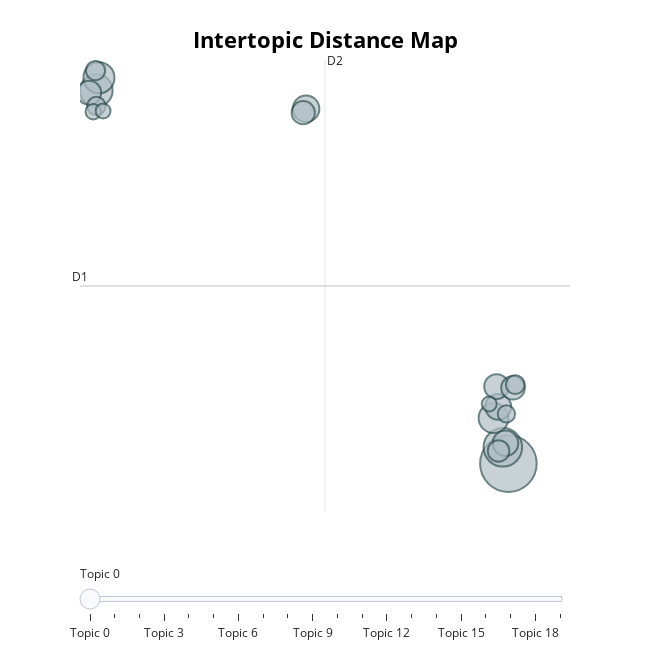

Notebook code for this chart:
### Code cell
model.visualize_topics()

### Figure 1 — Plotly figure (JSON) as saved in the notebook; plotly's stock layout.template omitted (floating-point values rounded to 4 significant figures)
{"data": [{"customdata": [[0, "writing | the | of | and | in", 172], [1, "vocabulary | the | of | and | comprehension", 80], [2, "mobile | learning | the | mall | of", 57], [3, "teachers | technology | the | of | and", 52], [4, "in | the | task | of | and", 48], [5, "call | of | the | learning | and", 38], [6, "game | games | and | learning | the", 36], [7, "pronunciation | the | of | to | and", 35], [8, "the | virtual | vr | of | in", 33], [9, "course | learning | blended | online | the", 31], [10, "intercultural | and | the | of | icc", 30], [11, "of | and | the | multimodal | in", 29], [12, "reading | the | of | and | to", 25], [13, "the | of | and | beliefs | in", 20], [14, "facebook | the | social | of | and", 19], [15, "flipped | the | in | and | classroom", 18], [16, "robot | the | rall | of | in", 16], [17, "storytelling | digital | the | stories | and", 13], [18, "pragmatics | fonf | pragmatic | of | the", 12], [19, "teachers | in | of | teacher | telecollaboration", 12]], "hovertemplate": "<b>Topic %{customdata[0]}</b><br>%{customdata[1]}<br>Size: %{customdata[2]}", "legendgroup": "", "marker": {"color": "#B0BEC5", "line": {"color": "DarkSlateGrey", "width": 2}, "size": [172, 80, 57, 52, 48, 38, 36, 35, 33, 31, 30, 29, 25, 20, 19, 18, 16, 13, 12, 12], "sizemode": "area", "sizeref": 0.1075, "symbol": "circle"}, "mode": "markers", "name": "", "orientation": "v", "showlegend": false, "type": "scatter", "x": [19.08, 18.78, -2.863, -2.725, 18.29, 8.306, 18.54, 18.92, 18.45, -3.245, 19.32, 8.154, 18.55, -2.907, 19.44, -2.858, 18.97, -3.025, 18.06, -2.504], "xaxis": "x", "y": [-12.54, -11.9, 1.966, 2.466, -10.77, 1.258, -10.33, -11.74, -9.541, 1.878, -9.59, 1.106, -12.04, 2.742, -9.469, 1.365, -10.61, 1.145, -10.22, 1.174], "yaxis": "y"}], "layout": {"annotations": [{"showarrow": false, "text": "D1", "x": -3.732, "y": -5.632, "yshift": 10}, {"showarrow": false, "text": "D2", "x": 9.314, "xshift": 10, "y": 3.153}], "height": 650, "hoverlabel": {"bgcolor": "white", "font": {"family": "Rockwell", "size": 16}}, "legend": {"itemsizing": "constant", "tracegroupgap": 0}, "margin": {"t": 60}, "shapes": [{"line": {"color": "#CFD8DC", "width": 2}, "type": "line", "x0": 9.314, "x1": 9.314, "y0": -14.42, "y1": 3.153}, {"line": {"color": "#9E9E9E", "width": 2}, "type": "line", "x0": -3.732, "x1": 22.36, "y0": -5.632, "y1": -5.632}], "sliders": [{"active": 0, "pad": {"t": 50}, "steps": [{"args": [{"marker.color": [["red", "#B0BEC5", "#B0BEC5", "#B0BEC5", "#B0BEC5", "#B0BEC5", "#B0BEC5", "#B0BEC5", "#B0BEC5", "#B0BEC5", "#B0BEC5", "#B0BEC5", "#B0BEC5", "#B0BEC5", "#B0BEC5", "#B0BEC5", "#B0BEC5", "#B0BEC5", "#B0BEC5", "#B0BEC5"]]}], "label": "Topic 0", "method": "update"}, {"args": [{"marker.color": [["#B0BEC5", "red", "#B0BEC5", "#B0BEC5", "#B0BEC5", "#B0BEC5", "#B0BEC5", "#B0BEC5", "#B0BEC5", "#B0BEC5", "#B0BEC5", "#B0BEC5", "#B0BEC5", "#B0BEC5", "#B0BEC5", "#B0BEC5", "#B0BEC5", "#B0BEC5", "#B0BEC5", "#B0BEC5"]]}], "label": "Topic 1", "method": "update"}, {"args": [{"marker.color": [["#B0BEC5", "#B0BEC5", "red", "#B0BEC5", "#B0BEC5", "#B0BEC5", "#B0BEC5", "#B0BEC5", "#B0BEC5", "#B0BEC5", "#B0BEC5", "#B0BEC5", "#B0BEC5", "#B0BEC5", "#B0BEC5", "#B0BEC5", "#B0BEC5", "#B0BEC5", "#B0BEC5", "#B0BEC5"]]}], "label": "Topic 2", "method": "update"}, {"args": [{"marker.color": [["#B0BEC5", "#B0BEC5", "#B0BEC5", "red", "#B0BEC5", "#B0BEC5", "#B0BEC5", "#B0BEC5", "#B0BEC5", "#B0BEC5", "#B0BEC5", "#B0BEC5", "#B0BEC5", "#B0BEC5", "#B0BEC5", "#B0BEC5", "#B0BEC5", "#B0BEC5", "#B0BEC5", "#B0BEC5"]]}], "label": "Topic 3", "method": "update"}, {"args": [{"marker.color": [["#B0BEC5", "#B0BEC5", "#B0BEC5", "#B0BEC5", "red", "#B0BEC5", "#B0BEC5", "#B0BEC5", "#B0BEC5", "#B0BEC5", "#B0BEC5", "#B0BEC5", "#B0BEC5", "#B0BEC5", "#B0BEC5", "#B0BEC5", "#B0BEC5", "#B0BEC5", "#B0BEC5", "#B0BEC5"]]}], "label": "Topic 4", "method": "update"}, {"args": [{"marker.color": [["#B0BEC5", "#B0BEC5", "#B0BEC5", "#B0BEC5", "#B0BEC5", "red", "#B0BEC5", "#B0BEC5", "#B0BEC5", "#B0BEC5", "#B0BEC5", "#B0BEC5", "#B0BEC5", "#B0BEC5", "#B0BEC5", "#B0BEC5", "#B0BEC5", "#B0BEC5", "#B0BEC5", "#B0BEC5"]]}], "label": "Topic 5", "method": "update"}, {"args": [{"marker.color": [["#B0BEC5", "#B0BEC5", "#B0BEC5", "#B0BEC5", "#B0BEC5", "#B0BEC5", "red", "#B0BEC5", "#B0BEC5", "#B0BEC5", "#B0BEC5", "#B0BEC5", "#B0BEC5", "#B0BEC5", "#B0BEC5", "#B0BEC5", "#B0BEC5", "#B0BEC5", "#B0BEC5", "#B0BEC5"]]}], "label": "Topic 6", "method": "update"}, {"args": [{"marker.color": [["#B0BEC5", "#B0BEC5", "#B0BEC5", "#B0BEC5", "#B0BEC5", "#B0BEC5", "#B0BEC5", "red", "#B0BEC5", "#B0BEC5", "#B0BEC5", "#B0BEC5", "#B0BEC5", "#B0BEC5", "#B0BEC5", "#B0BEC5", "#B0BEC5", "#B0BEC5", "#B0BEC5", "#B0BEC5"]]}], "label": "Topic 7", "method": "update"}, {"args": [{"marker.color": [["#B0BEC5", "#B0BEC5", "#B0BEC5", "#B0BEC5", "#B0BEC5", "#B0BEC5", "#B0BEC5", "#B0BEC5", "red", "#B0BEC5", "#B0BEC5", "#B0BEC5", "#B0BEC5", "#B0BEC5", "#B0BEC5", "#B0BEC5", "#B0BEC5", "#B0BEC5", "#B0BEC5", "#B0BEC5"]]}], "label": "Topic 8", "method": "update"}, {"args": [{"marker.color": [["#B0BEC5", "#B0BEC5", "#B0BEC5", "#B0BEC5", "#B0BEC5", "#B0BEC5", "#B0BEC5", "#B0BEC5", "#B0BEC5", "red", "#B0BEC5", "#B0BEC5", "#B0BEC5", "#B0BEC5", "#B0BEC5", "#B0BEC5", "#B0BEC5", "#B0BEC5", "#B0BEC5", "#B0BEC5"]]}], "label": "Topic 9", "method": "update"}, {"args": [{"marker.color": [["#B0BEC5", "#B0BEC5", "#B0BEC5", "#B0BEC5", "#B0BEC5", "#B0BEC5", "#B0BEC5", "#B0BEC5", "#B0BEC5", "#B0BEC5", "red", "#B0BEC5", "#B0BEC5", "#B0BEC5", "#B0BEC5", "#B0BEC5", "#B0BEC5", "#B0BEC5", "#B0BEC5", "#B0BEC5"]]}], "label": "Topic 10", "method": "update"}, {"args": [{"marker.color": [["#B0BEC5", "#B0BEC5", "#B0BEC5", "#B0BEC5", "#B0BEC5", "#B0BEC5", "#B0BEC5", "#B0BEC5", "#B0BEC5", "#B0BEC5", "#B0BEC5", "red", "#B0BEC5", "#B0BEC5", "#B0BEC5", "#B0BEC5", "#B0BEC5", "#B0BEC5", "#B0BEC5", "#B0BEC5"]]}], "label": "Topic 11", "method": "update"}, {"args": [{"marker.color": [["#B0BEC5", "#B0BEC5", "#B0BEC5", "#B0BEC5", "#B0BEC5", "#B0BEC5", "#B0BEC5", "#B0BEC5", "#B0BEC5", "#B0BEC5", "#B0BEC5", "#B0BEC5", "red", "#B0BEC5", "#B0BEC5", "#B0BEC5", "#B0BEC5", "#B0BEC5", "#B0BEC5", "#B0BEC5"]]}], "label": "Topic 12", "method": "update"}, {"args": [{"marker.color": [["#B0BEC5", "#B0BEC5", "#B0BEC5", "#B0BEC5", "#B0BEC5", "#B0BEC5", "#B0BEC5", "#B0BEC5", "#B0BEC5", "#B0BEC5", "#B0BEC5", "#B0BEC5", "#B0BEC5", "red", "#B0BEC5", "#B0BEC5", "#B0BEC5", "#B0BEC5", "#B0BEC5", "#B0BEC5"]]}], "label": "Topic 13", "method": "update"}, {"args": [{"marker.color": [["#B0BEC5", "#B0BEC5", "#B0BEC5", "#B0BEC5", "#B0BEC5", "#B0BEC5", "#B0BEC5", "#B0BEC5", "#B0BEC5", "#B0BEC5", "#B0BEC5", "#B0BEC5", "#B0BEC5", "#B0BEC5", "red", "#B0BEC5", "#B0BEC5", "#B0BEC5", "#B0BEC5", "#B0BEC5"]]}], "label": "Topic 14", "method": "update"}, {"args": [{"marker.color": [["#B0BEC5", "#B0BEC5", "#B0BEC5", "#B0BEC5", "#B0BEC5", "#B0BEC5", "#B0BEC5", "#B0BEC5", "#B0BEC5", "#B0BEC5", "#B0BEC5", "#B0BEC5", "#B0BEC5", "#B0BEC5", "#B0BEC5", "red", "#B0BEC5", "#B0BEC5", "#B0BEC5", "#B0BEC5"]]}], "label": "Topic 15", "method": "update"}, {"args": [{"marker.color": [["#B0BEC5", "#B0BEC5", "#B0BEC5", "#B0BEC5", "#B0BEC5", "#B0BEC5", "#B0BEC5", "#B0BEC5", "#B0BEC5", "#B0BEC5", "#B0BEC5", "#B0BEC5", "#B0BEC5", "#B0BEC5", "#B0BEC5", "#B0BEC5", "red", "#B0BEC5", "#B0BEC5", "#B0BEC5"]]}], "label": "Topic 16", "method": "update"}, {"args": [{"marker.color": [["#B0BEC5", "#B0BEC5", "#B0BEC5", "#B0BEC5", "#B0BEC5", "#B0BEC5", "#B0BEC5", "#B0BEC5", "#B0BEC5", "#B0BEC5", "#B0BEC5", "#B0BEC5", "#B0BEC5", "#B0BEC5", "#B0BEC5", "#B0BEC5", "#B0BEC5", "red", "#B0BEC5", "#B0BEC5"]]}], "label": "Topic 17", "method": "update"}, {"args": [{"marker.color": [["#B0BEC5", "#B0BEC5", "#B0BEC5", "#B0BEC5", "#B0BEC5", "#B0BEC5", "#B0BEC5", "#B0BEC5", "#B0BEC5", "#B0BEC5", "#B0BEC5", "#B0BEC5", "#B0BEC5", "#B0BEC5", "#B0BEC5", "#B0BEC5", "#B0BEC5", "#B0BEC5", "red", "#B0BEC5"]]}], "label": "Topic 18", "method": "update"}, {"args": [{"marker.color": [["#B0BEC5", "#B0BEC5", "#B0BEC5", "#B0BEC5", "#B0BEC5", "#B0BEC5", "#B0BEC5", "#B0BEC5", "#B0BEC5", "#B0BEC5", "#B0BEC5", "#B0BEC5", "#B0BEC5", "#B0BEC5", "#B0BEC5", "#B0BEC5", "#B0BEC5", "#B0BEC5", "#B0BEC5", "red"]]}], "label": "Topic 19", "method": "update"}]}], "title": {"font": {"color": "Black", "size": 22}, "text": "<b>Intertopic Distance Map</b>", "x": 0.5, "xanchor": "center", "y": 0.95, "yanchor": "top"}, "width": 650, "xaxis": {"anchor": "y", "domain": [0, 1], "range": [-3.732, 22.36], "title": {"text": ""}, "visible": false}, "yaxis": {"anchor": "x", "domain": [0, 1], "range": [-14.42, 3.153], "title": {"text": ""}, "visible": false}}}
